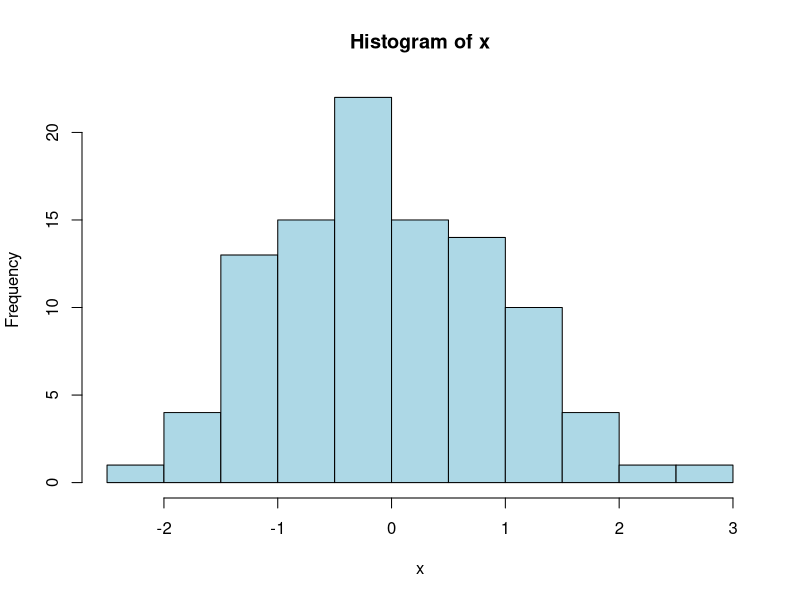

Source code (R):
# 取得圖表路徑跟輸入的parameters
args <- commandArgs(TRUE)

# 將args[1]設為圖表的檔案路徑及名稱
plot.filename <- args[1]
# 設置將圖表儲存到以下路徑
png(plot.filename) 

# 用亂數繪製直方圖
x <- rnorm(100,0,1)
hist(x, col="lightblue")